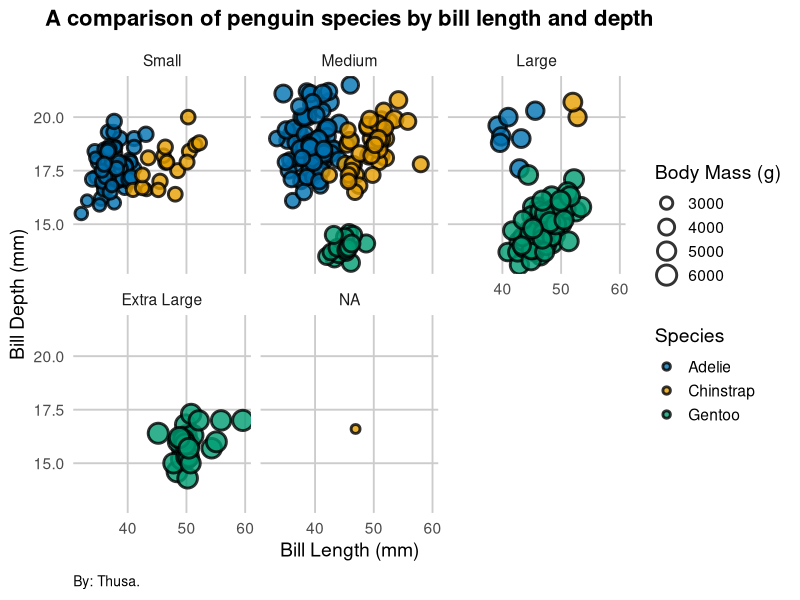

R code for this plot:
## ---- chunk 1
library(tidyverse)
library(palmerpenguins)

penguins <- drop_na(penguins)  

penguins <- penguins |> 
  mutate(mass_category = cut(body_mass_g, 
                             breaks = c(2700, 3500, 4500, 5500, 6500),
                             labels = c("Small", "Medium", "Large", "Extra Large")))

species_colors <- c("#0072B2", "#E69F00", "#009E73") 
# border_colors <- c("#D55E00", "#56B4E9", "#CC79A7", "#009E73")  

ggplot(penguins, aes(x = bill_length_mm, y = bill_depth_mm)) +
  geom_point(aes(fill = species, size = body_mass_g), 
             shape = 21, stroke = 1.5, alpha = 0.8) +  
  scale_fill_manual(values = species_colors, name = "Species") +  
#  scale_color_manual(values = border_colors, name = "Body Mass Category") +
  scale_size_continuous(range = c(2, 6), name = "Body Mass (g)") + 
  labs(
    title = "A comparison of penguin species by bill length and depth",
    x = "Bill Length (mm)",
    y = "Bill Depth (mm)",
    caption = "By: Thusa."
  ) +
  facet_wrap(~mass_category) +
  theme_minimal(base_size = 14) +
  theme(
    plot.title = element_text(face = "bold", size = 16, hjust = 0.5, margin = margin(b = 10)),
    plot.subtitle = element_text(size = 12, hjust = 0.5, margin = margin(b = 5)),
    plot.caption = element_text(size = 10, hjust = 0, margin = margin(t = 10)),
    legend.position = "right",
    panel.grid.major = element_line(color = "grey80"),
    panel.grid.minor = element_blank()
  )

#| fig-alt: "A scatter plot displaying the relationship between penguin bill length and depth in millimetres across various specious. Species are shown by fill color (Adelie, Chinstrap, Gentoo), and body mass in grams is represented by size of plot and facet across four categories: Small, Medium, Large, and Extra Large."


